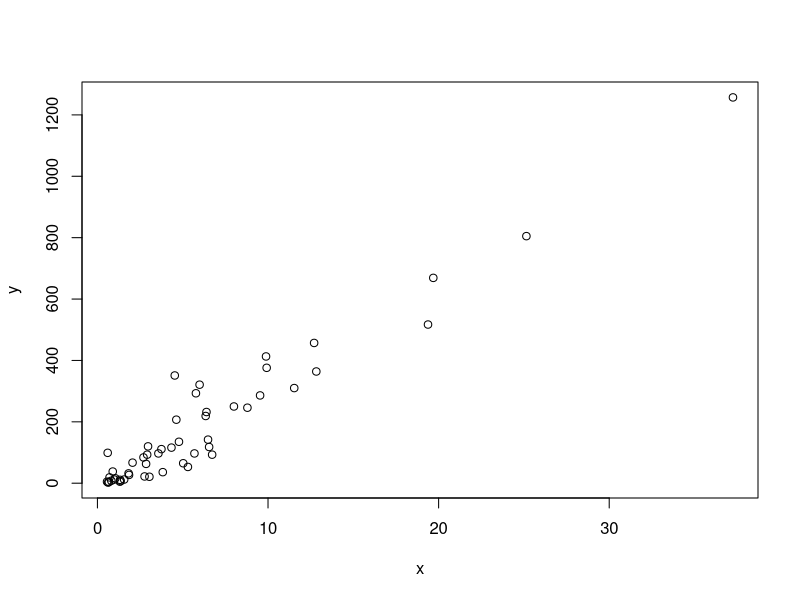
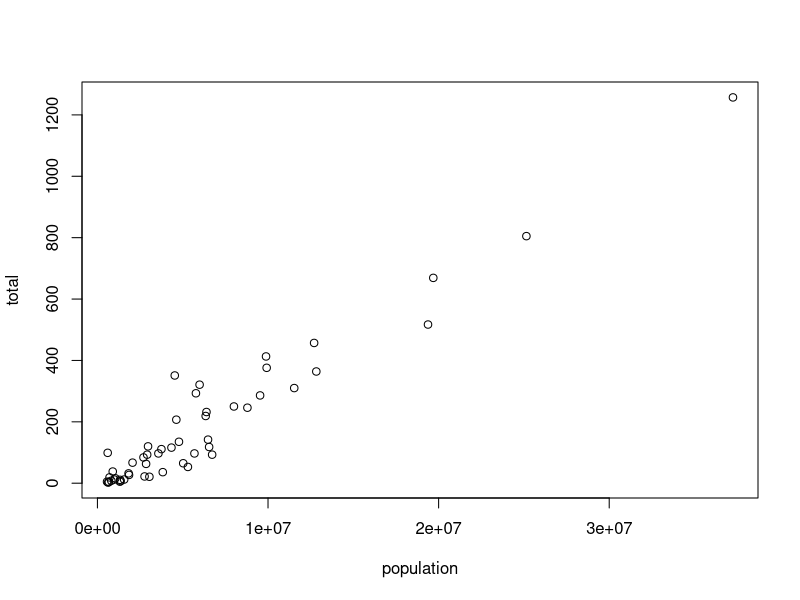
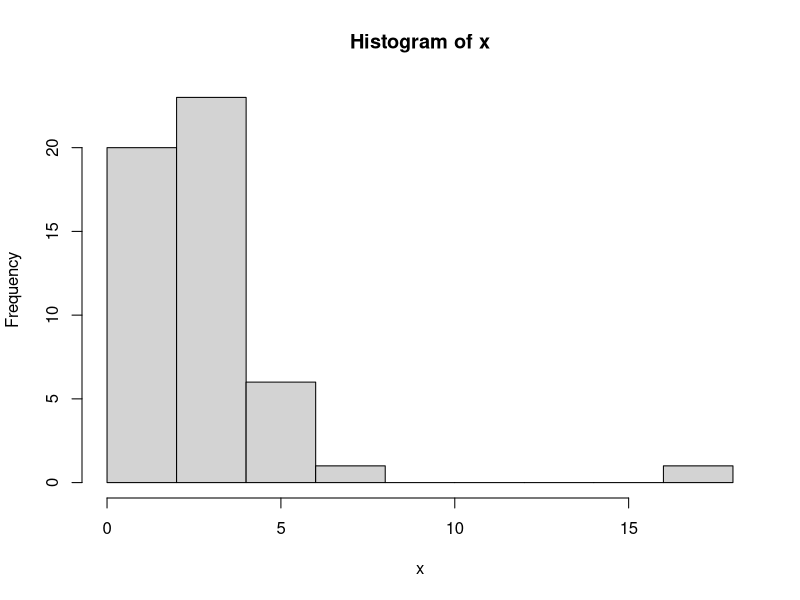
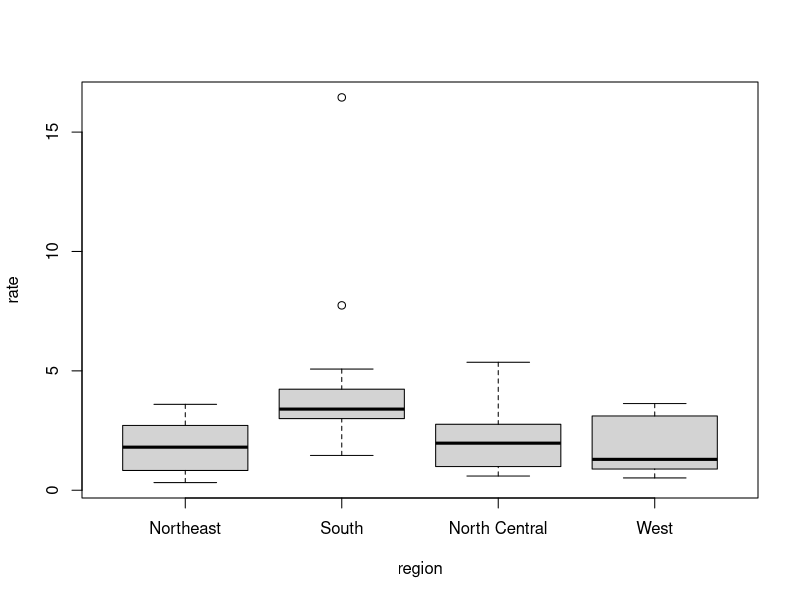
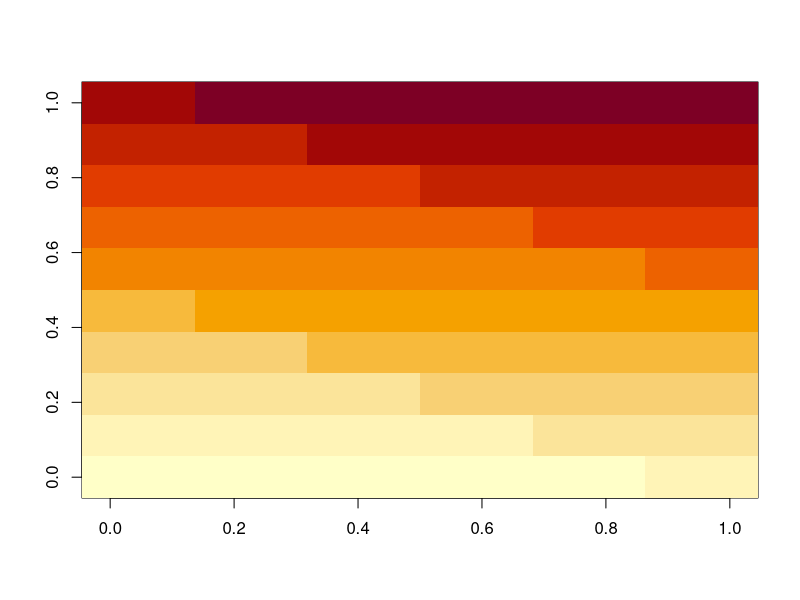

These figures' R source, in order:
# 3.16 basic plots

library(dslabs)
data("murders")

x <- murders$population / 10^6
y <- murders$total

plot(x,y)

with(murders, plot(population, total))


x <- with(murders, total / population * 100000)
hist(x)


murders$state[which.max(x)]




# box plot

murders$rate <- with(murders, total/ population * 100000)
murders

boxplot(rate ~ region, data = murders)

x <- matrix(1:120, 12, 10)
image(x)
x
